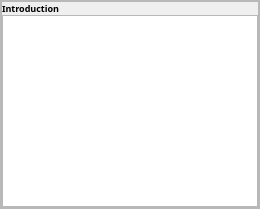
              <widget class="QWidget" name="widgetContentLeft" native="true">
               <property name="font">
                <font>
                 <pointsize>7</pointsize>
                </font>
               </property>
               <layout class="QHBoxLayout" name="horizontalLayout_3">
                <property name="spacing">
                 <number>0</number>
                </property>
                <property name="leftMargin">
                 <number>0</number>
                </property>
                <property name="topMargin">
                 <number>0</number>
                </property>
                <property name="rightMargin">
                 <number>0</number>
                </property>
                <property name="bottomMargin">
                 <number>0</number>
                </property>
                <item>
                 <widget class="QFrame" name="frame_ContentLeft">
                  <property name="styleSheet">
                   <string notr="true"/>
                  </property>
                  <property name="frameShape">
                   <enum>QFrame::StyledPanel</enum>
                  </property>
                  <property name="frameShadow">
                   <enum>QFrame::Raised</enum>
                  </property>
                  <layout class="QVBoxLayout" name="verticalLayout_3" stretch="0">
                   <property name="spacing">
                    <number>0</number>
                   </property>
                   <property name="leftMargin">
                    <number>0</number>
                   </property>
                   <property name="topMargin">
                    <number>0</number>
                   </property>
                   <property name="rightMargin">
                    <number>0</number>
                   </property>
                   <property name="bottomMargin">
                    <number>0</number>
                   </property>
                   <item>
                    <widget class="QFrame" name="lowerframe_frame">
                     <property name="frameShape">
                      <enum>QFrame::StyledPanel</enum>
                     </property>
                     <property name="frameShadow">
                      <enum>QFrame::Raised</enum>
                     </property>
                     <layout class="QVBoxLayout" name="verticalLayout_7" stretch="0,0">
                      <property name="spacing">
                       <number>0</number>
                      </property>
                      <property name="leftMargin">
                       <number>0</number>
                      </property>
                      <property name="topMargin">
                       <number>0</number>
                      </property>
                      <property name="rightMargin">
                       <number>0</number>
                      </property>
                      <property name="bottomMargin">
                       <number>0</number>
                      </property>
                      <item>
                       <widget class="QLabel" name="labelIntro_lowerframe_lowerframe">
                        <property name="minimumSize">
                         <size>
                          <width>200</width>
                          <height>0</height>
                         </size>
                        </property>
                        <property name="font">
                         <font>
                          <family>微软雅黑</family>
                          <weight>75</weight>
                          <bold>true</bold>
                         </font>
                        </property>
                        <property name="text">
                         <string>Introduction</string>
                        </property>
                       </widget>
                      </item>
                      <item>
                       <widget class="QTextBrowser" name="textBrowserIntro_lowerframe_lowerframe"/>
                      </item>
                     </layout>
                    </widget>
                   </item>
                  </layout>
                 </widget>
                </item>
               </layout>
              </widget>
